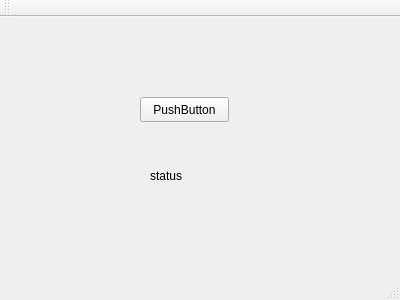
<?xml version="1.0" encoding="UTF-8"?>
<ui version="4.0">
 <class>MyWindow</class>
 <widget class="QMainWindow" name="MyWindow">
  <property name="geometry">
   <rect>
    <x>0</x>
    <y>0</y>
    <width>400</width>
    <height>300</height>
   </rect>
  </property>
  <property name="windowTitle">
   <string>MyWindow</string>
  </property>
  <widget class="QWidget" name="centralWidget">
   <widget class="QPushButton" name="pushButton">
    <property name="geometry">
     <rect>
      <x>140</x>
      <y>80</y>
      <width>89</width>
      <height>25</height>
     </rect>
    </property>
    <property name="text">
     <string>PushButton</string>
    </property>
   </widget>
   <widget class="QLabel" name="label">
    <property name="geometry">
     <rect>
      <x>150</x>
      <y>150</y>
      <width>141</width>
      <height>17</height>
     </rect>
    </property>
    <property name="text">
     <string>status</string>
    </property>
   </widget>
  </widget>
  <widget class="QMenuBar" name="menuBar">
   <property name="geometry">
    <rect>
     <x>0</x>
     <y>0</y>
     <width>400</width>
     <height>22</height>
    </rect>
   </property>
  </widget>
  <widget class="QToolBar" name="mainToolBar">
   <attribute name="toolBarArea">
    <enum>TopToolBarArea</enum>
   </attribute>
   <attribute name="toolBarBreak">
    <bool>false</bool>
   </attribute>
  </widget>
  <widget class="QStatusBar" name="statusBar"/>
 </widget>
 <layoutdefault spacing="6" margin="11"/>
 <resources/>
 <connections/>
</ui>
